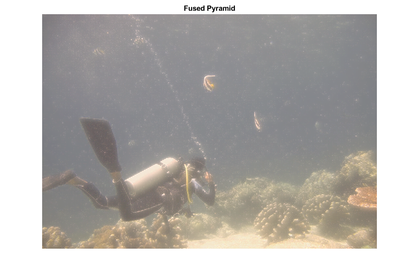
%> input picture fused-sample.png, 420 x 280 px, shrunk from 857 x 572 before the run
$ octave --eval "result = sharpen(imread('../fused-sample.png'));"   (GNU Octave 9; MATLAB toolbox functions it lacks are replaced by stand-ins)
%> lines starting %> are read from the running program, lines starting %| are printed output that depends on the picture
function sharpened_img = sharpen(img)
%{
    Description: The function first filters a given image using a Gaussian
    filter. Then, it computes a mask which by subtracting the filtered
    image from its original version . The result is called an unsharp mask.
    Afterwards the function adds the mask to the original image, and
    divides the result by two. The result of this step is returned as the
    sharpened version of the original image.

    Input:
        - img: an RGB image (a mxnx3 tensor)

    Output:
        - sharpened_img: the sharpened version of the given image (a mxnx3
        tensor)
%}
    gaussian_filtered_img = imgaussfilt(img);
    mask = img-gaussian_filtered_img;
    mask = histeq(mask);
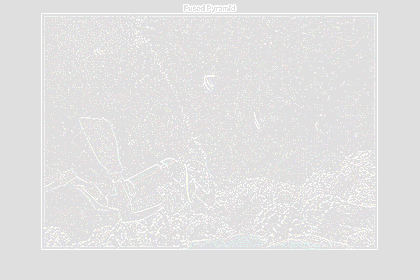
%> mask: size 280x420x3 uint8; mean R, G, B 226.2, 225.7, 225.6
    % mask = hist_stretch(mask, 0, 255); % this line makes some red artifacts
    % sharpened_img = (img + mask)/2;
    sharpened_img = (im2double(img) + im2double(mask))/2;
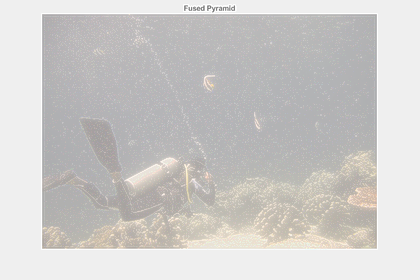
%> sharpened_img: size 280x420x3 double; mean R, G, B 0.805, 0.798, 0.792
    sharpened_img = im2uint8(sharpened_img);
%> sharpened_img: size 280x420x3 uint8
end

function hist_stretched_img = hist_stretch(img, min_val, max_val)
%{
    Description: The function adjusts an image by stretching its histogram
    and making it having more contrast.

    Input:
        - img: an RGB image
        - min_val: the desired minimum intensity after stretching
        - max_val: the desired maximum intensity after stretching

    Output:
        - hist_stretched_img: the result of stretching
%}
    curr_min_val = min(img(:));
    curr_max_val = max(img(:));

    hist_stretched_img = repmat(img, 1);
    for h=1:height(img)
        for w=1:width(img)
            hist_stretched_img(h, w) = (img(h, w) - curr_min_val)*((max_val - min_val)/(curr_max_val - curr_min_val)) + min_val;
        end
    end
end
